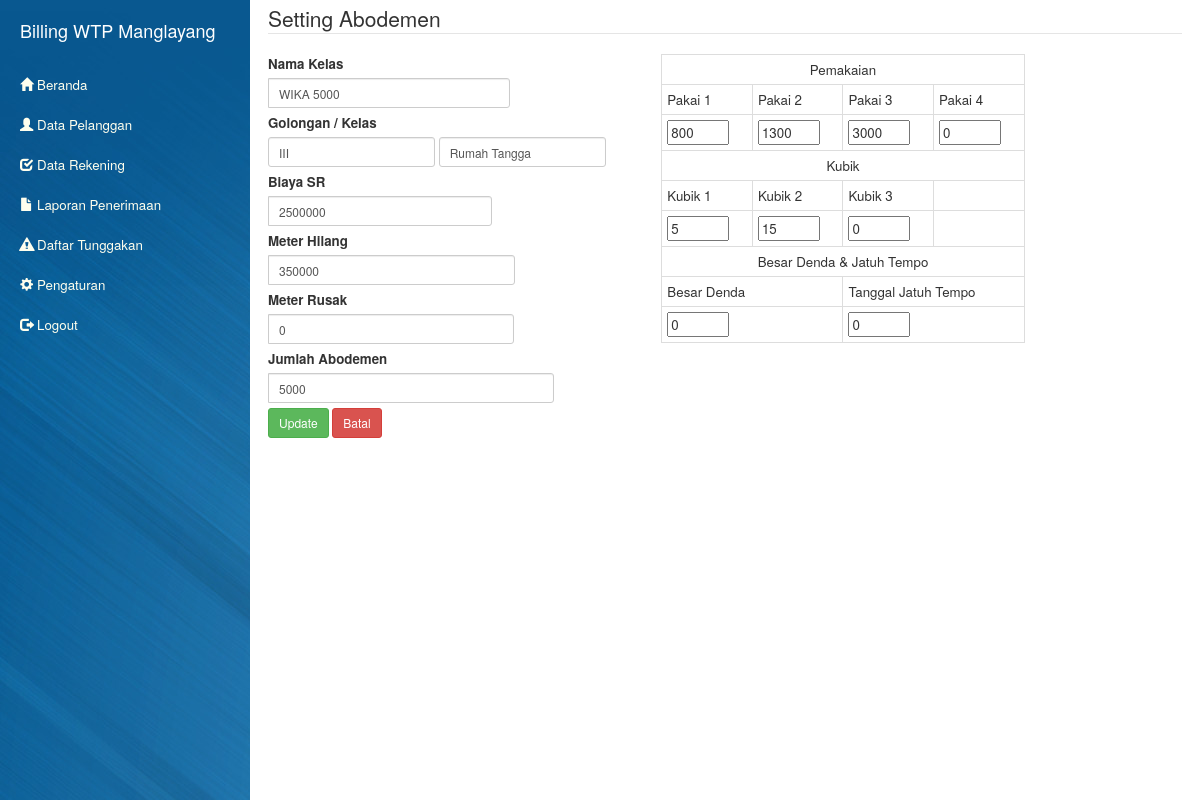
The page /?page=crud&act=crud.abodemen&req=edit&id=1 (signed in) on the database its author committed.
### tables this page shows
CREATE TABLE `wtp_tarif` (
  `id` int(8) NOT NULL AUTO_INCREMENT,
  `namakelas` varchar(30) NOT NULL DEFAULT '0',
  `golongan` varchar(30) NOT NULL DEFAULT '',
  `kelas` varchar(30) NOT NULL DEFAULT '',
  `biayasr` int(8) NOT NULL DEFAULT '0',
  `mtrhilang` int(8) NOT NULL DEFAULT '0',
  `mtrrusak` int(8) NOT NULL DEFAULT '0',
  `abodemen` int(8) NOT NULL DEFAULT '0',
  `pakai1` int(8) NOT NULL DEFAULT '0',
  `pakai2` int(8) NOT NULL DEFAULT '0',
  `pakai3` int(8) NOT NULL DEFAULT '0',
  `pakai4` int(8) NOT NULL DEFAULT '0',
  `kubik1` int(11) NOT NULL DEFAULT '0',
  `kubik2` int(11) NOT NULL DEFAULT '0',
  `kubik3` int(11) NOT NULL DEFAULT '0',
  `besar_denda` double NOT NULL,
  `tanggal_jatuh_tempo` int(2) NOT NULL,
  PRIMARY KEY (`id`)
);

### model/model.abodemen.php (called while the page is built, shortened)
<?php
$userUI = new User;
$dtaAbodemen = new Rekap;
$dtaCRUD = new CRUD;
$tableName = "wtp_tarif";
$page_before = "?page=views.abodemen";
if (isset($_GET['req'])) {
    if ($_GET['req'] == "delete") {
        $validasi = $dtaCRUD->deleteData($tableName, $_GET['id']);
        if ($validasi) {
            $userUI->deleteSuccess($page_before);
        } else {
            $userUI->deleteFailure($page_before);
        }
        exit();
    } elseif ($_GET['req'] == "edit") {
        $id_tarif = $_GET['id'];
        $value_submit = "Update";
        $name = "update";
        $value_namakelas = $dtaAbodemen->readTarif("namakelas", $id_tarif);
        $value_golongan = $dtaAbodemen->readTarif("golongan", $id_tarif);
        $value_kelas = $dtaAbodemen->readTarif("kelas", $id_tarif);
        $value_biayasr = $dtaAbodemen->readTarif("biayasr", $id_tarif);
        $value_mtrhilang = $dtaAbodemen->readTarif("mtrhilang", $id_tarif);
        $value_mtrrusak = $dtaAbodemen->readTarif("mtrrusak", $id_tarif);
        $value_abodemen = $dtaAbodemen->readTarif("abodemen", $id_tarif);
        $value_pakai1 = $dtaAbodemen->readTarif("pakai1", $id_tarif);
        $value_pakai2 = $dtaAbodemen->readTarif("pakai2", $id_tarif);
        $value_pakai3 = $dtaAbodemen->readTarif("pakai3", $id_tarif);
        $value_pakai4 = $dtaAbodemen->readTarif("pakai4", $id_tarif);
        $value_kubik1 = $dtaAbodemen->readTarif("kubik1", $id_tarif);
        $value_kubik2 = $dtaAbodemen->readTarif("kubik2", $id_tarif);
        $value_kubik3 = $dtaAbodemen->readTarif("kubik3", $id_tarif);
        $value_besar_denda = $dtaAbodemen->readTarif("besar_denda", $id_tarif);
        $value_jth_tempo = $dtaAbodemen->readTarif("jth_tempo", $id_tarif);
    }
}
$value_cancel = "Batal";

### model/crud.abodemen.php (the view)
<?php include "model.abodemen.php"; ?>
<div class="">
    <fieldset>
        <legend> Setting Abodemen</legend>
        <form method="post" accept="#" novalidate="novalidate" id="vForm">
            <div class="row">
                <div class="col-sm-5">
                    <div class="form-group input-group">
                        <label> Nama Kelas</label>
                        <input type="text" name="namakelas" class="input-sm form-control" value="<?= $value_namakelas ?>">
                    </div>
                    <div class="form-group">
                        <label> Golongan / Kelas</label>
                        <div class="form-inline">
                            <div class="form-group">
                                <input type="text" name="golongan" class="input-sm form-control" value="<?= $value_golongan ?>">
                            </div>
                            <div class="form-group">
                                <input type="text" name="kelas" class="input-sm form-control" value="<?= $value_kelas ?>">
                            </div>
                        </div>
                    </div>
                    <div class="form-group input-group">
                        <label> Biaya SR</label>
                        <input type="text" name="biayasr" class="input-sm form-control" value="<?= $value_biayasr ?>">
                    </div>
                    <div class="form-group input-group">
                        <label> Meter Hilang</label>
                        <input type="text" name="mtrhilang" class="input-sm form-control" value="<?= $value_mtrhilang ?>">
                    </div>
                    <div class="form-group input-group">
                        <label> Meter Rusak</label>
                        <input type="text" name="mtrrusak" class="input-sm form-control" value="<?= $value_mtrrusak ?>">
                    </div>
                    <div class="form-group input-group">
                        <label> Jumlah Abodemen</label>
                        <input type="text" name="abodemen" class="input-sm form-control" value="<?= $value_abodemen ?>">
                    </div>
                </div>
                <div class="col-sm-5">
                    <table class="table table-bordered table-condensed table-condensed">
                        <tr>
                            <td colspan="4" align="center"> Pemakaian</td>
                        </tr>
                        <tr>
                            <td> Pakai 1</td>
                            <td> Pakai 2</td>
                            <td> Pakai 3</td>
                            <td> Pakai 4</td>
                        </tr>
                        <tr>
                            <td><input type="text" name="pakai1" value="<?=$value_pakai1?>" size="5"></td>
                            <td><input type="text" name="pakai2" value="<?=$value_pakai2?>" size="5"></td>
                            <td><input type="text" name="pakai3" value="<?=$value_pakai3?>" size="5"></td>
                            <td><input type="text" name="pakai4" value="<?=$value_pakai4?>" size="5"></td>
                        </tr>
                        <tr>
                            <td colspan="4" align="center"> Kubik</td>
                        </tr>
                        <tr>
                            <td> Kubik 1</td><td> Kubik 2</td><td> Kubik 3</td>
                            <td></td>
                        </tr>
                        <tr>
                            <td><input type="text" name="kubik1" value="<?=$value_kubik1?>" size="5"></td>
                            <td><input type="text" name="kubik2" value="<?=$value_kubik2?>" size="5"></td>
                            <td><input type="text" name="kubik3" value="<?=$value_kubik3?>" size="5"></td>
                            <td></td>
                        </tr>
                        <tr>
                            <td colspan="4" align="center"> Besar Denda & Jatuh Tempo</td>
                        </tr>
                        <tr>
                            <td colspan="2"> Besar Denda</td>
                            <td colspan="2"> Tanggal Jatuh Tempo</td>
                        </tr>
                        <tr>
                            <td colspan="2"><input type="text" name="besar_denda" value="<?=$value_besar_denda?>" size="5"></td>
                            <td colspan="2"><input type="text" name="jth_tempo" value="<?=$value_jth_tempo?>" size="5"></td>
                        </tr>
                    </table>
                </div>
            </div>
            <div class="form-group">
                <?= $userUI->getUiBtn($name, $value_submit, $value_cancel, $page_before) ?>
            </div>
        </form>
    </fieldset>
</div>

### rows shown on the page
wtp_tarif: namakelas "WIKA 5000", golongan "III", kelas "Rumah Tangga", biayasr "2500000", mtrhilang "350000", mtrrusak "0", abodemen "5000", pakai1 "800", pakai2 "1300", pakai3 "3000", pakai4 "0", kubik1 "5", kubik2 "15", kubik3 "0", besar_denda "0", jth_tempo "0"
